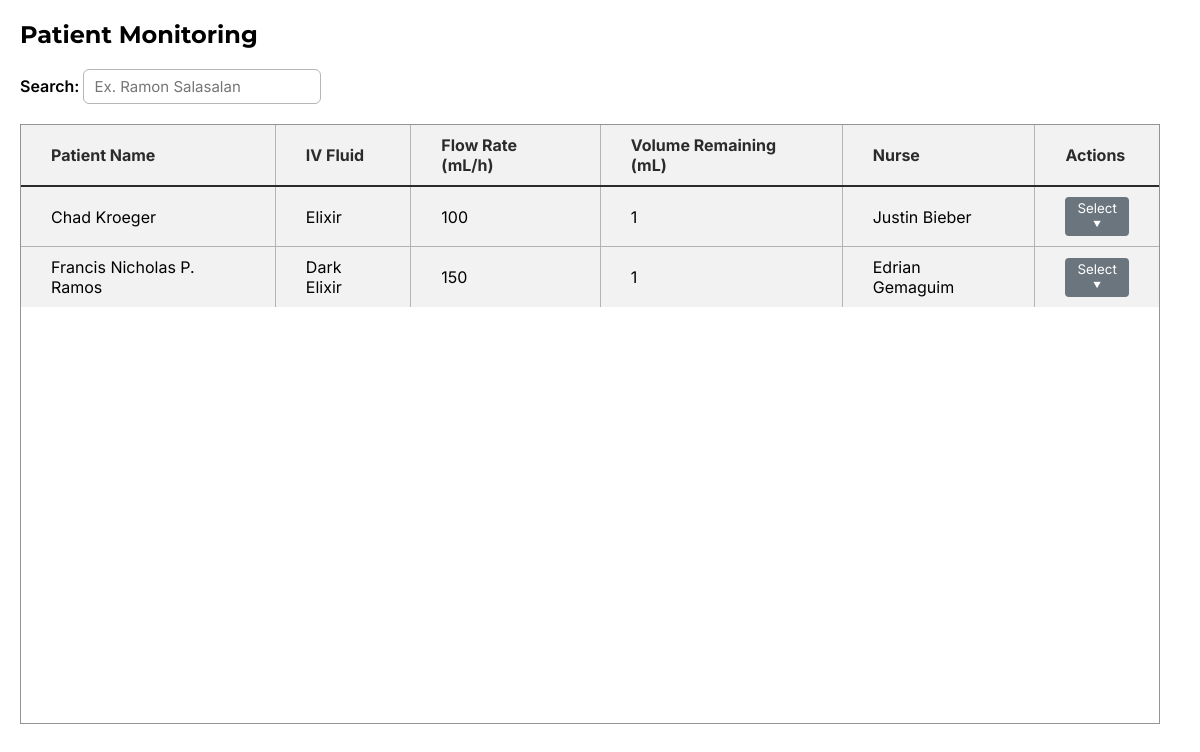
The page /admin/monitoring.php (signed in) on the database as committed earlier.
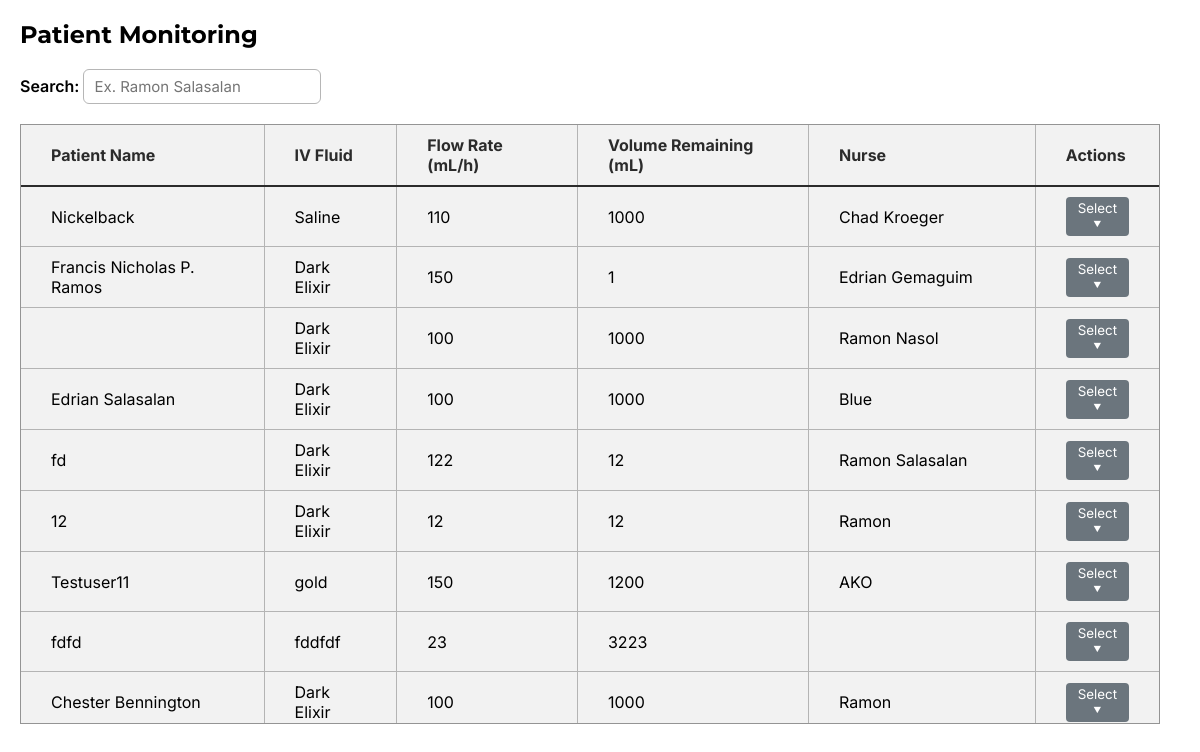
The same page on the database as committed later.
### tables this page shows
CREATE TABLE `doc_orders` (
  `id` int(11) NOT NULL,
  `patient_name` varchar(255) NOT NULL,
  `iv_fluid_name` varchar(255) NOT NULL,
  `volume` int(10) NOT NULL,
  `flow_rate` int(10) NOT NULL,
  `incorp` varchar(255) NOT NULL,
  `ivf_no` varchar(255) NOT NULL,
  `date_started` varchar(255) NOT NULL,
  `time_started` varchar(255) NOT NULL,
  `date_consumed` varchar(255) NOT NULL,
  `time_consumed` varchar(255) NOT NULL,
  `nurse` varchar(255) NOT NULL
);

### admin/function/monitoring/monitored_patient.php (the view, shortened to what this page needs)
<?php
include 'db.php';
$sql = "SELECT id, patient_name, iv_fluid_name, volume, flow_rate, incorp, ivf_no, date_started, time_started, date_consumed, time_consumed, nurse FROM doc_orders";
$result = $conn->query($sql);
if ($result->num_rows > 0) {
    while ($row = $result->fetch_assoc()) {
        echo "<tr>";
        echo "<td>" . htmlspecialchars($row['patient_name']) . "</td>";
        echo "<td>" . htmlspecialchars($row['iv_fluid_name']) . "</td>";
        echo "<td>" . htmlspecialchars($row['flow_rate']) . "</td>";
        echo "<td>" . htmlspecialchars($row['volume']) . "</td>";
        echo "<td>" . htmlspecialchars($row['nurse']) . "</td>";
        echo "<td>
                <div class='dropdown'>
                    <button class='dropdown-button' onclick='toggleDropdown(event)'>Select &#11206;</button>
                    <div class='dropdown-menu'>
                        <a href='#' onclick=\"openEditModal(
                            '{$row['id']}',
                            '{$row['patient_name']}',
                            '{$row['iv_fluid_name']}',
                            '{$row['volume']}',
                            '{$row['flow_rate']}',
                            '{$row['incorp']}',
                            '{$row['ivf_no']}',
                            '{$row['date_started']}',
                            '{$row['time_started']}',
                            '{$row['date_consumed']}',
                            '{$row['time_consumed']}',
                            '{$row['nurse']}'
                        )\">View</a>
                        <a href='#'>Discharge</a>
                    </div>
                </div>
              </td>";
        echo "</tr>";
    }
} else {
    echo "<tr><td colspan='6' style='color: red;'>No patients found</td></tr>";
}
?>

### admin/monitoring.php (shortened to what this page needs)
<!DOCTYPE html>
<html lang="en">
<head>
    <link rel="stylesheet" href="../assets/monitor.css">
    <link rel="stylesheet" href="../assets/visible_placeholder/search_highlight.css">
    <link rel="stylesheet" href="function/management/delete.css">
    <link rel="stylesheet" href="function/monitoring/view-details.css">
</head>
<body>
    <div class="container">
        <h2>Patient Monitoring</h2>
        <div class="searchbar">
            <span>Search: <input type="text" id="searchInput" placeholder="Ex. Ramon Salasalan" onkeyup="searchTable()" class="bar"></span>
        </div>
        <div class="table">
            <table id="patientTable">
                <tr>
                    <th>Patient Name</th>
                    <th>IV Fluid</th>
                    <th>Flow Rate (mL/h)</th>
                    <th>Volume Remaining (mL)</th>
                    <th>Nurse</th>
                    <th>Actions</th>
                </tr>
                <tbody>
                    <?php include 'function/monitoring/monitored_patient.php'; ?>
                </tbody>
            </table>
        </div>
    </div>
</body>
</html>

### assets/monitor.css (style rules this page uses)
* { margin: 0; padding: 0; box-sizing: border-box; }
.container { margin: 20px 0 0 20px; width: 95%; }
.searchbar { font-family: 'Montserrat', system-ui, -apple-system, BlinkMacSystemFont, 'Segoe UI', Roboto, Oxygen, Ubuntu, Cantarell, 'Open Sans', 'Helvetica Neue', sans-serif; font-weight: 600; }
.table { height: 600px; border: hidden; overflow-y: auto; border: 1px solid #949494; }
table { font-family: 'Inter', system-ui, -apple-system, BlinkMacSystemFont, 'Segoe UI', Roboto, Oxygen, Ubuntu, Cantarell, 'Open Sans', 'Helvetica Neue', sans-serif; border: none; border-collapse: collapse; border-radius: 6px; width: 100%; }
td, th { border: 1px solid #b4b4b4; padding: 10px 30px 10px 30px; background-color: #f2f2f2; }
th { border-bottom: 2px solid; color: #2b2b2b; text-align: left; }
tr:first-child th { border-top: none; }
td:first-child, th:first-child { border-left: none; }
td:last-child, th:last-child { border-right: none; }
.top, .searchbar, .table { margin-bottom: 40px; }
tr:last-child td { border-bottom: none; }

### admin/function/management/delete.css (style rules this page uses)
.dropdown { position: relative; display: inline-block; }
.dropdown-button { padding: 3px 5px 3px 5px; cursor: pointer; border: none; background-color: #6b757d; color: white; border-radius: 4px; }

### admin/function/monitoring/view-details.css (style rules this page uses)
* { margin: 0; padding: 0; box-sizing: border-box; font-family: 'Inter', system-ui, -apple-system, BlinkMacSystemFont, 'Segoe UI', Roboto, Oxygen, Ubuntu, Cantarell, 'Open Sans', 'Helvetica Neue', sans-serif; }
.container { margin: 20px 0 0 20px; }
h2 { font-family: 'Montserrat', system-ui, -apple-system, BlinkMacSystemFont, 'Segoe UI', Roboto, Oxygen, Ubuntu, Cantarell, 'Open Sans', 'Helvetica Neue', sans-serif; margin-bottom: 20px; }
.searchbar, .selected, .fluid, .dateStarted, .incorporation, .ivf_no, .consumed { margin-bottom: 20px; }
.bar { height: 35px; }
input { font-size: 15px; height: 35px; padding: 10px; border-radius: 6px; border: 1px solid #b6b6b6; }

Rows that differ between the two databases and show on the page:
changed doc_orders "Chad Kroeger": patient_name "Chad Kroeger" → "Nickelback"; iv_fluid_name "Elixir" → "Saline"; flow_rate "100" → "110"; volume "1" → "1000"; nurse "Justin Bieber" → "Chad Kroeger"
added doc_orders: iv_fluid_name "Dark Elixir", flow_rate "100", volume "1000", nurse "Ramon Nasol"
added doc_orders: patient_name "Edrian Salasalan", iv_fluid_name "Dark Elixir", flow_rate "100", volume "1000", nurse "Blue"
added doc_orders: patient_name "fd", iv_fluid_name "Dark Elixir", flow_rate "122", volume "12", nurse "Ramon Salasalan"
added doc_orders: patient_name "12", iv_fluid_name "Dark Elixir", flow_rate "12", volume "12", nurse "Ramon"
added doc_orders: patient_name "Testuser11", iv_fluid_name "gold", flow_rate "150", volume "1200", nurse "AKO"
added doc_orders: patient_name "fdfd", iv_fluid_name "fddfdf", flow_rate "23", volume "3223"
added doc_orders: patient_name "Chester Bennington", iv_fluid_name "Dark Elixir", flow_rate "100", volume "1000", nurse "Ramon"
